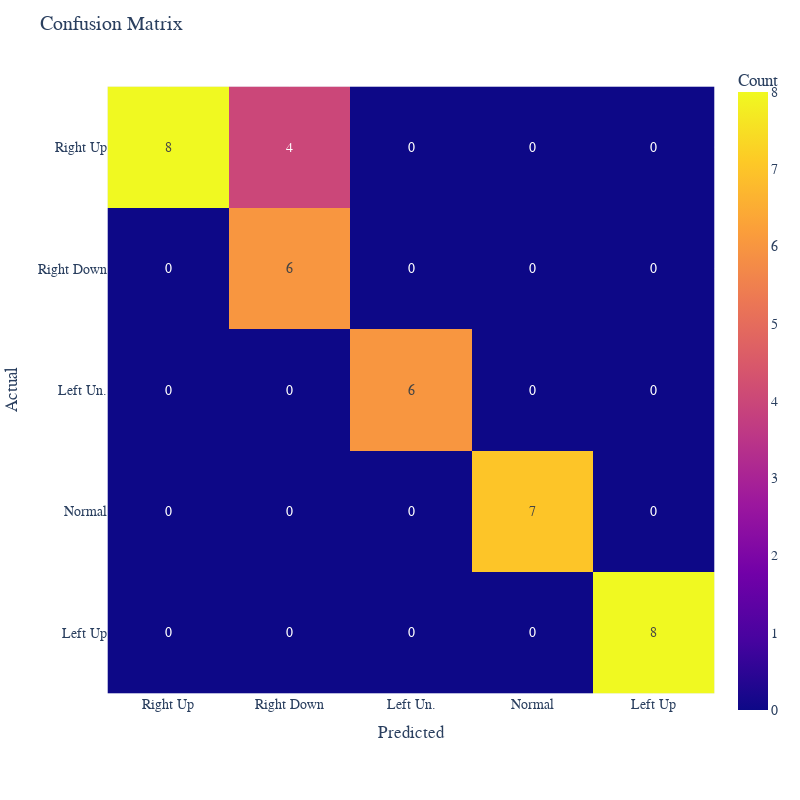

Notebook code cell kept with this figure:
### Code cell
plot_cm(y_teste, predictions,'minirocket')

### Figure 1 — Plotly figure (JSON) as saved in the notebook; plotly's stock layout.template omitted (floating-point values rounded to 4 significant figures)
{"data": [{"coloraxis": "coloraxis", "hovertemplate": "Predicted: %{x}<br>Actual: %{y}<br>Count: %{z}<extra></extra>", "name": "0", "texttemplate": "%{z}", "type": "heatmap", "x": ["Right Up", "Right Down", "Left Un.", "Normal", "Left Up"], "xaxis": "x", "y": ["Right Up", "Right Down", "Left Un.", "Normal", "Left Up"], "yaxis": "y", "z": [[8, 4, 0, 0, 0], [0, 6, 0, 0, 0], [0, 0, 6, 0, 0], [0, 0, 0, 7, 0], [0, 0, 0, 0, 8]]}], "layout": {"coloraxis": {"colorbar": {"title": {"text": "Count"}}, "colorscale": [[0, "#0d0887"], [0.1111, "#46039f"], [0.2222, "#7201a8"], [0.3333, "#9c179e"], [0.4444, "#bd3786"], [0.5556, "#d8576b"], [0.6667, "#ed7953"], [0.7778, "#fb9f3a"], [0.8889, "#fdca26"], [1, "#f0f921"]]}, "font": {"family": "Courier New, monospace", "size": 14}, "height": 800, "margin": {"t": 60}, "title": {"text": "Confusion Matrix"}, "width": 800, "xaxis": {"anchor": "y", "constrain": "domain", "domain": [0, 1], "nticks": 5, "scaleanchor": "y", "title": {"text": "Predicted"}}, "yaxis": {"anchor": "x", "autorange": "reversed", "constrain": "domain", "domain": [0, 1], "nticks": 5, "title": {"text": "Actual"}}}}
